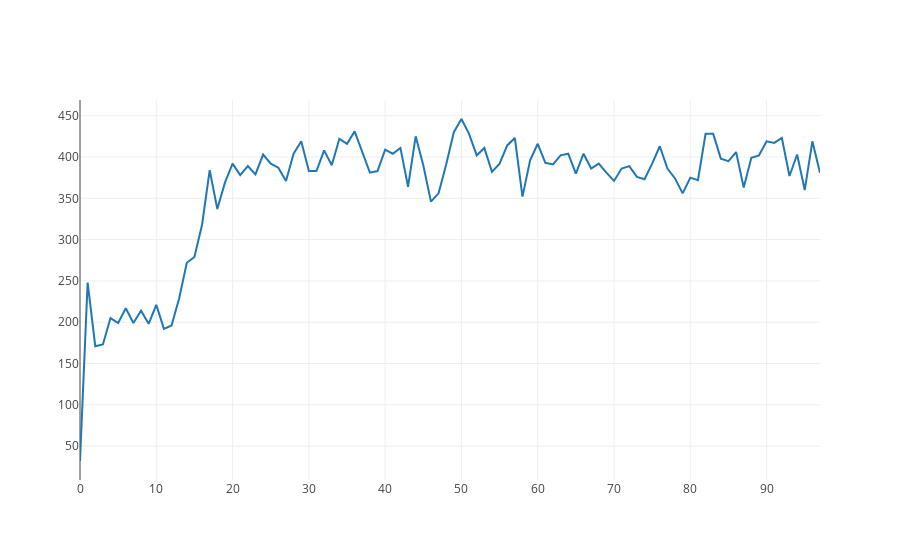

Notebook code for this chart:
### Markdown cell above
## nombres de tués
nombres de tués par cycles
```python
vogel.draw_death()
```

### Code cell
V.draw_death()
